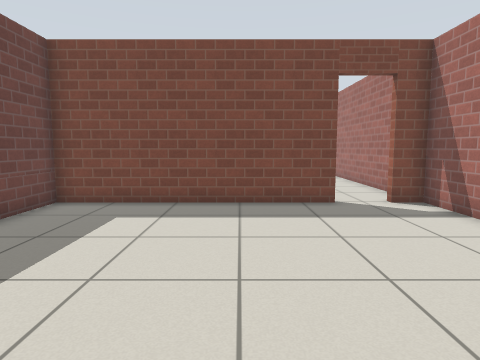
view 1 (above)

12 first-person views from a walk through a robot-simulator world made for Gazebo. The camera is 0.88 m above the floor, tilts 6° down and sees 75° across. The floor is counted in squares, 0.5 m on a side. Each view is taken from the middle of a square. On the plan, view 1 faces up. The plan holds only what a view shows up to about 16 squares ahead; the rest is blank. Gazebo's built-in surfaces are drawn with simple patterns.

view 2
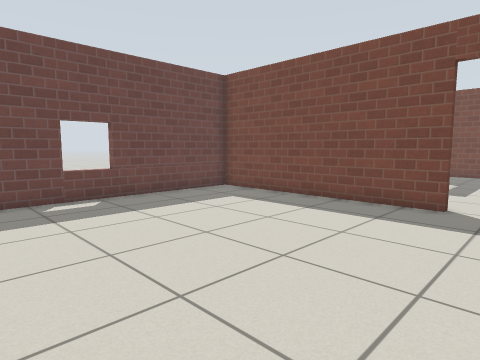

view 3
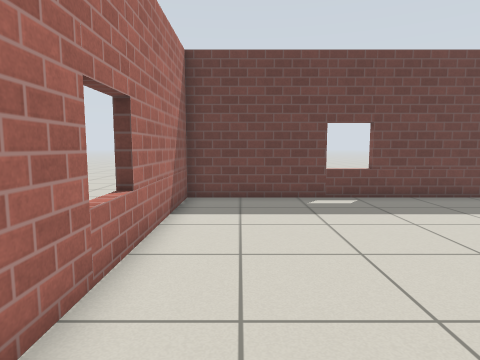

view 4
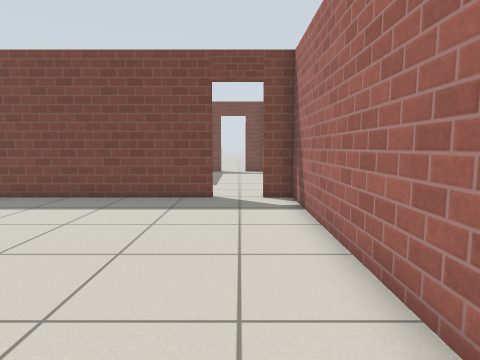

view 5
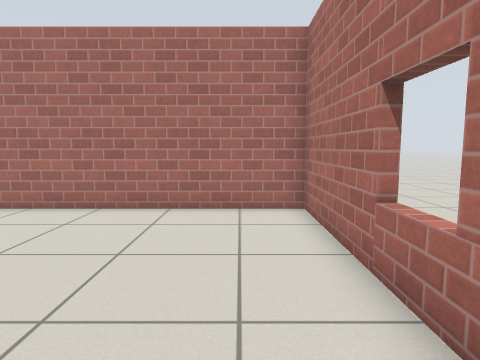

view 6
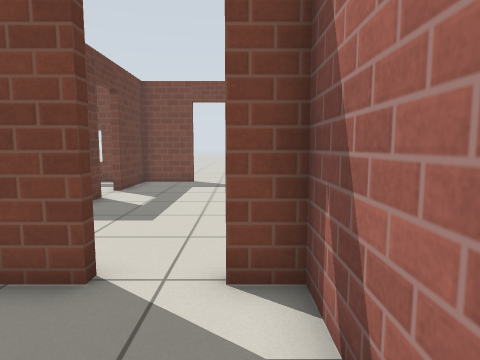

view 7
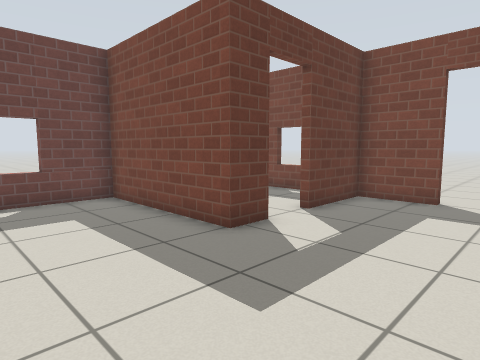

view 8
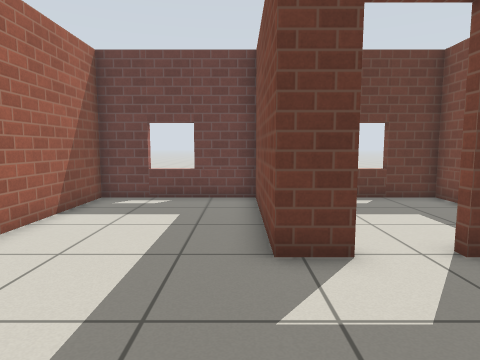

view 9
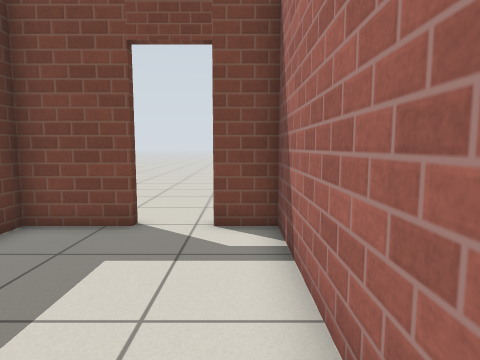

view 10
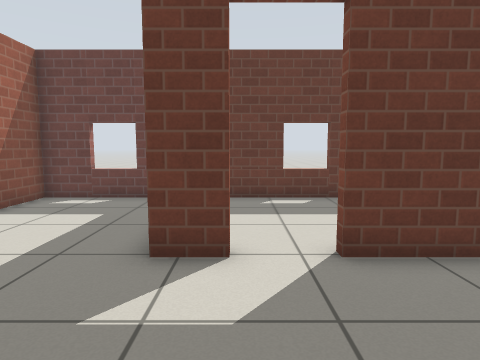

view 11
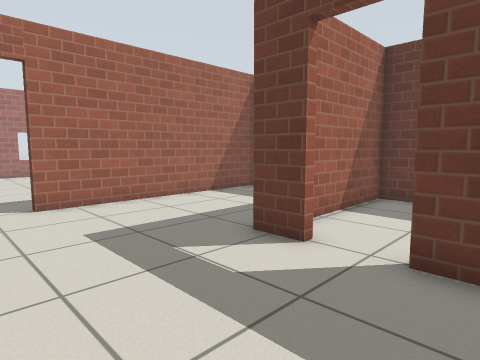

view 12
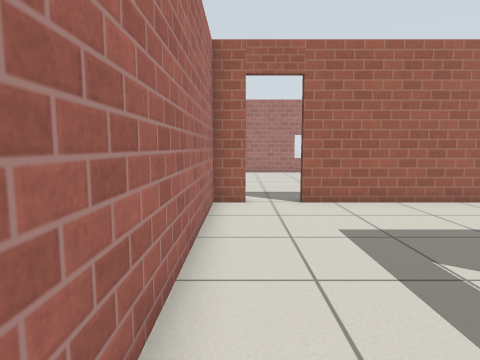

### Floor plan
Points are (right, up) in squares from view 1. A wall is a line through its corners. A room is listed if a view was taken in it or the views show most of it. See-through windows are left out.
Room 1 (views 1, 2, 3, 4, 5, 6)
walls: (3, 9.9) (-5.8, 9.9) (-5.8, -1.8) (5.9, -1.8) (5.9, 9.9) (4.8, 9.9)
ways out: open door at (3.5, 10) to room 2
Room 2 (views 7, 8, 9, 10, 11, 12)
walls: (0.2, 16.8) (0.2, 15.6) (-5.8, 15.6) (-5.8, 10.2) (3, 10.2); (4.8, 10.2) (5.9, 10.2) (5.9, 21.9) (4.4, 21.9); (2.6, 21.9) (0.2, 21.9) (0.2, 18.6)
ways out: open door at (3.5, 10) to room 1; open door at (0, 17.5) to room 3; open door at (3.5, 22)
Room 3 (no view inside)
walls: (-1.4, 21.9) (-5.8, 21.9) (-5.8, 15.9) (-1.6, 15.9)
ways out: open door at (0, 17.5) to room 2

Where each view was taken, in squares from view 1:
view 1: 0 up, 0 right, facing up
view 2: 0 up, 5 right, facing up-left
view 3: 0 up, 5 right, facing left
view 4: 1 down, 4 right, facing up
view 5: 0 up, 3 left, facing right
view 6: 6 up, 5 right, facing up
view 7: 11 up, 5 right, facing up-left
view 8: 15 up, 5 right, facing left
view 9: 15 up, 5 right, facing up
view 10: 17 up, 5 right, facing left
view 11: 20 up, 5 right, facing down-left
view 12: 20 up, 5 right, facing down
